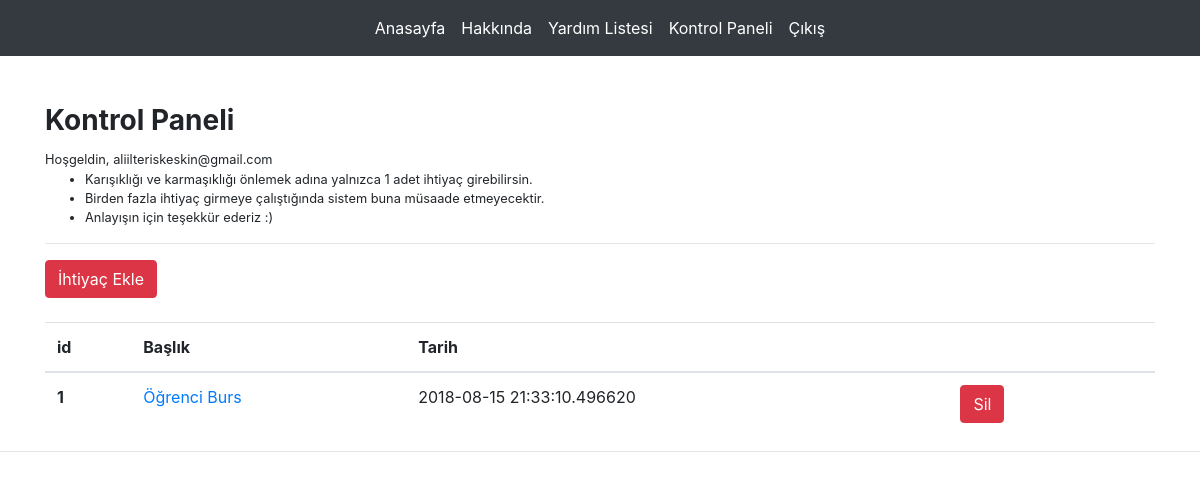
Page /dashboard (signed in) on the earlier database version.
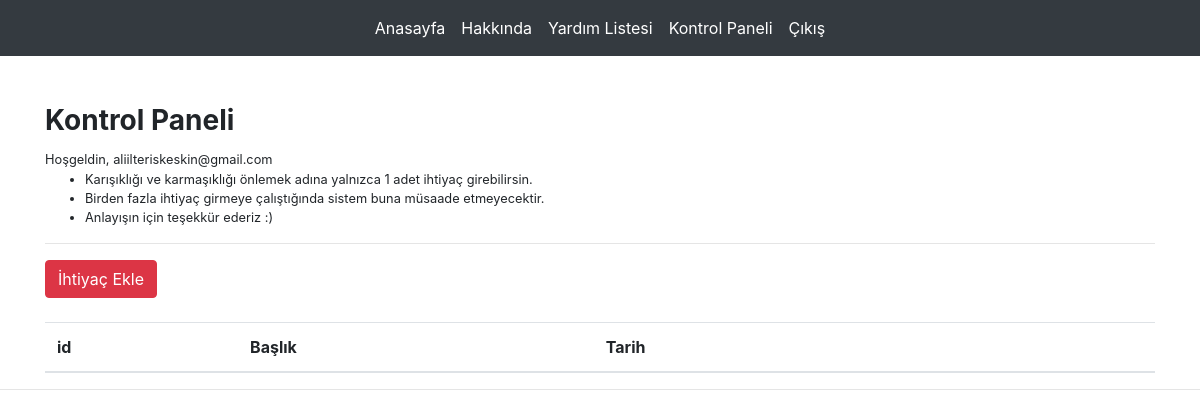
Same page on the later database version.
### app.py (models this page shows)
class Need(db.Model):
    id = db.Column(db.Integer, primary_key=True)
    title = db.Column(db.String(100))
    content = db.Column(db.String(1000))
    address = db.Column(db.String(1000))
    email = db.Column(db.String(45))
    phone = db.Column(db.Integer)
    category = db.Column(db.String(40))
    iban = db.Column(db.String(50))
    created_date = db.Column(db.DateTime, nullable=False, default=datetime.utcnow)

### app.py (the view)
@app.route('/dashboard')
@login_required
def dashboard():
    email = session['email']
    needs = Need.query.filter_by(email=email)
    if session['logged_in']:
        return render_template('dashboard.html', needs = needs)
    else:
        return render_template('dashboard.html')

### app.py (called while the page is built)
def login_required(f):
    @wraps(f)
    def decorated_function(*args, **kwargs):
        if 'logged_in' in session:
            return f(*args, **kwargs)
        else:
            flash('Bu sayfayı görüntülemek için lütfen giriş yapın.', 'danger')
            return redirect(url_for('login'))
    return decorated_function

### templates/dashboard.html
{% extends "base.html" %}
{% block body %}
    <h3>
        <strong>
            Kontrol Paneli
        </strong>
    </h3>
    <small>
      Hoşgeldin, {{ session['email'] }}
      <ul>
        <li>
          Karışıklığı ve karmaşıklığı önlemek adına yalnızca 1 adet ihtiyaç girebilirsin.
        </li>
        <li>
          Birden fazla ihtiyaç girmeye çalıştığında sistem buna müsaade etmeyecektir.
        </li>
        <li>
          Anlayışın için teşekkür ederiz :)
        </li>
      </ul>
    </small>
    <hr>
    <a href="/addneed" class="btn btn-danger">İhtiyaç Ekle</a>
    <br><br>
    <table class="table">
        <thead>
          <tr>
            <th scope="col">id</th>
            <th scope="col">Başlık</th>
            <th scope="col">Tarih</th>
            <th scope="col"></th>
            <th scope="col"></th>
          </tr>
        </thead>
        <tbody>
          {% for need in needs %}
          <tr>
            <th scope="row">{{ need.id }}</th>
            <td><a href="/need/{{ need.id}}">{{ need.title }}</a></td>
            <td>{{ need.created_date }}</td>
            <td><a href="/delete/{{ need.id }}" class="btn btn-danger">Sil</a></td>
          </tr>
          {% endfor %}
        </tbody>
      </table>
{% endblock body %}

### templates/base.html (shortened to what this page needs)
<!DOCTYPE html>
<html lang="en">
<head>
    <link rel="stylesheet" href="https://maxcdn.bootstrapcdn.com/bootstrap/4.0.0/css/bootstrap.min.css">
</head>
<body>
    {% include "includes/navbar.html" %}
    <br><br>
    <div class="container">
        {% block body %}
        {% endblock body %}
    </div>
    <hr>
</body>
</html>

### templates/includes/navbar.html (shortened to what this page needs)
      <nav class="navbar navbar-expand-lg navbar-dark bg-dark">
        <div class="collapse navbar-collapse justify-content-md-center" id="navbarsExample08">
          <ul class="navbar-nav">
            <li class="nav-item active">
              <a class="nav-link" href="/">Anasayfa</a>
            </li>
            <li class="nav-item active">
              <a class="nav-link" href="/about">Hakkında</a>
            </li>
            <li class="nav-item active">
              <a class="nav-link" href="/needs">Yardım Listesi</a>
            </li>
            {% if session['logged_in'] %}
              <li class="nav-item active">
                <a class="nav-link" href="/dashboard">Kontrol Paneli</a>
              </li>
              <li class="nav-item active">
                  <a class="nav-link" href="/logout">Çıkış</a>
              </li>
            {% endif %}
          </ul>
        </div>
      </nav>

Differences in the rows shown:
removed Need: email "aliilteriskeskin@gmail.com", id "1", title "Öğrenci Burs", created_date "2018-08-15 21:33:10.496620"
Other differences:
{{ session['email'] }}: (not shown) → "aliilteriskeskin@gmail.com"
